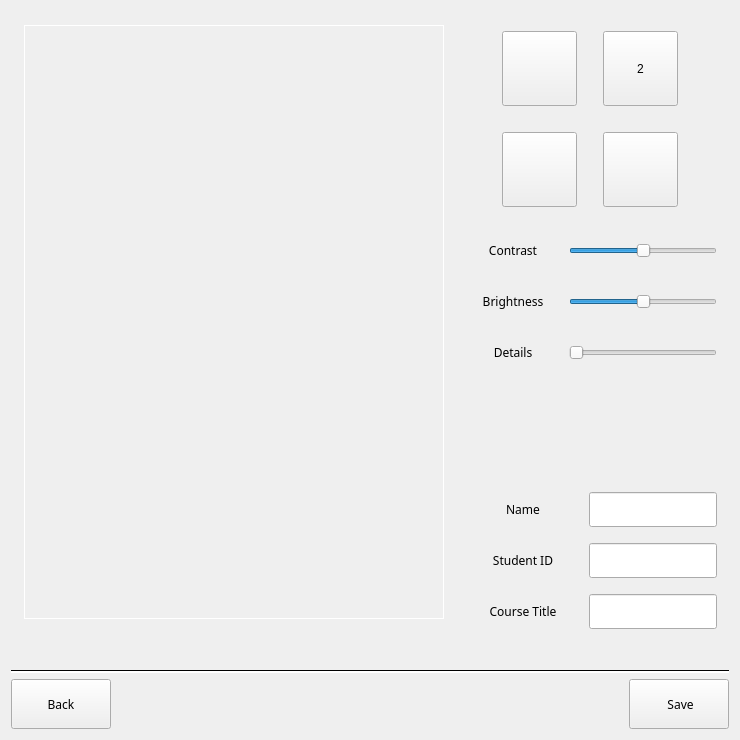
<?xml version="1.0" encoding="UTF-8"?>
<ui version="4.0">
 <class>filterprocess</class>
 <widget class="QWidget" name="filterprocess">
  <property name="geometry">
   <rect>
    <x>0</x>
    <y>0</y>
    <width>740</width>
    <height>740</height>
   </rect>
  </property>
  <property name="sizePolicy">
   <sizepolicy hsizetype="Fixed" vsizetype="Fixed">
    <horstretch>0</horstretch>
    <verstretch>0</verstretch>
   </sizepolicy>
  </property>
  <property name="minimumSize">
   <size>
    <width>740</width>
    <height>740</height>
   </size>
  </property>
  <property name="maximumSize">
   <size>
    <width>740</width>
    <height>740</height>
   </size>
  </property>
  <property name="windowTitle">
   <string>Form</string>
  </property>
  <layout class="QVBoxLayout" name="verticalLayout_7">
   <item>
    <layout class="QHBoxLayout" name="horizontalLayout_10">
     <item>
      <spacer name="horizontalSpacer_3">
       <property name="orientation">
        <enum>Qt::Horizontal</enum>
       </property>
       <property name="sizeType">
        <enum>QSizePolicy::Fixed</enum>
       </property>
       <property name="sizeHint" stdset="0">
        <size>
         <width>13</width>
         <height>20</height>
        </size>
       </property>
      </spacer>
     </item>
     <item>
      <layout class="QVBoxLayout" name="verticalLayout_6">
       <item>
        <widget class="QLabel" name="A4">
         <property name="sizePolicy">
          <sizepolicy hsizetype="Fixed" vsizetype="Fixed">
           <horstretch>0</horstretch>
           <verstretch>0</verstretch>
          </sizepolicy>
         </property>
         <property name="minimumSize">
          <size>
           <width>420</width>
           <height>594</height>
          </size>
         </property>
         <property name="maximumSize">
          <size>
           <width>420</width>
           <height>594</height>
          </size>
         </property>
         <property name="styleSheet">
          <string notr="true">border: 1px solid white;</string>
         </property>
         <property name="text">
          <string/>
         </property>
        </widget>
       </item>
       <item>
        <spacer name="verticalSpacer_11">
         <property name="orientation">
          <enum>Qt::Vertical</enum>
         </property>
         <property name="sizeType">
          <enum>QSizePolicy::Fixed</enum>
         </property>
         <property name="sizeHint" stdset="0">
          <size>
           <width>20</width>
           <height>30</height>
          </size>
         </property>
        </spacer>
       </item>
      </layout>
     </item>
     <item>
      <spacer name="horizontalSpacer_4">
       <property name="orientation">
        <enum>Qt::Horizontal</enum>
       </property>
       <property name="sizeType">
        <enum>QSizePolicy::Fixed</enum>
       </property>
       <property name="sizeHint" stdset="0">
        <size>
         <width>13</width>
         <height>20</height>
        </size>
       </property>
      </spacer>
     </item>
     <item>
      <layout class="QVBoxLayout" name="verticalLayout_5">
       <item>
        <spacer name="verticalSpacer_9">
         <property name="orientation">
          <enum>Qt::Vertical</enum>
         </property>
         <property name="sizeType">
          <enum>QSizePolicy::Fixed</enum>
         </property>
         <property name="sizeHint" stdset="0">
          <size>
           <width>20</width>
           <height>20</height>
          </size>
         </property>
        </spacer>
       </item>
       <item>
        <layout class="QHBoxLayout" name="horizontalLayout_9">
         <item>
          <spacer name="horizontalSpacer_6">
           <property name="orientation">
            <enum>Qt::Horizontal</enum>
           </property>
           <property name="sizeHint" stdset="0">
            <size>
             <width>40</width>
             <height>20</height>
            </size>
           </property>
          </spacer>
         </item>
         <item>
          <layout class="QHBoxLayout" name="horizontalLayout_2">
           <item>
            <layout class="QVBoxLayout" name="verticalLayout">
             <item>
              <widget class="QPushButton" name="filterOne">
               <property name="sizePolicy">
                <sizepolicy hsizetype="Fixed" vsizetype="Fixed">
                 <horstretch>0</horstretch>
                 <verstretch>0</verstretch>
                </sizepolicy>
               </property>
               <property name="minimumSize">
                <size>
                 <width>75</width>
                 <height>75</height>
                </size>
               </property>
               <property name="maximumSize">
                <size>
                 <width>75</width>
                 <height>75</height>
                </size>
               </property>
               <property name="text">
                <string/>
               </property>
               <property name="icon">
                <iconset resource="resources.qrc">
                 <normaloff>:/new/image/resource/filterone2.png</normaloff>:/new/image/resource/filterone2.png</iconset>
               </property>
               <property name="iconSize">
                <size>
                 <width>50</width>
                 <height>50</height>
                </size>
               </property>
               <property name="checkable">
                <bool>true</bool>
               </property>
              </widget>
             </item>
             <item>
              <spacer name="verticalSpacer_2">
               <property name="orientation">
                <enum>Qt::Vertical</enum>
               </property>
               <property name="sizeType">
                <enum>QSizePolicy::Fixed</enum>
               </property>
               <property name="sizeHint" stdset="0">
                <size>
                 <width>20</width>
                 <height>20</height>
                </size>
               </property>
              </spacer>
             </item>
             <item>
              <widget class="QPushButton" name="filterThree">
               <property name="sizePolicy">
                <sizepolicy hsizetype="Fixed" vsizetype="Fixed">
                 <horstretch>0</horstretch>
                 <verstretch>0</verstretch>
                </sizepolicy>
               </property>
               <property name="minimumSize">
                <size>
                 <width>75</width>
                 <height>75</height>
                </size>
               </property>
               <property name="maximumSize">
                <size>
                 <width>75</width>
                 <height>75</height>
                </size>
               </property>
               <property name="text">
                <string/>
               </property>
               <property name="icon">
                <iconset resource="resources.qrc">
                 <normaloff>:/new/image/resource/rotate180.png</normaloff>:/new/image/resource/rotate180.png</iconset>
               </property>
               <property name="iconSize">
                <size>
                 <width>50</width>
                 <height>50</height>
                </size>
               </property>
               <property name="checkable">
                <bool>false</bool>
               </property>
              </widget>
             </item>
            </layout>
           </item>
           <item>
            <spacer name="horizontalSpacer_2">
             <property name="orientation">
              <enum>Qt::Horizontal</enum>
             </property>
             <property name="sizeType">
              <enum>QSizePolicy::Fixed</enum>
             </property>
             <property name="sizeHint" stdset="0">
              <size>
               <width>20</width>
               <height>20</height>
              </size>
             </property>
            </spacer>
           </item>
           <item>
            <layout class="QVBoxLayout" name="verticalLayout_2">
             <item>
              <widget class="QPushButton" name="filterTwo">
               <property name="sizePolicy">
                <sizepolicy hsizetype="Fixed" vsizetype="Fixed">
                 <horstretch>0</horstretch>
                 <verstretch>0</verstretch>
                </sizepolicy>
               </property>
               <property name="minimumSize">
                <size>
                 <width>75</width>
                 <height>75</height>
                </size>
               </property>
               <property name="maximumSize">
                <size>
                 <width>75</width>
                 <height>75</height>
                </size>
               </property>
               <property name="text">
                <string>2</string>
               </property>
               <property name="checkable">
                <bool>true</bool>
               </property>
              </widget>
             </item>
             <item>
              <spacer name="verticalSpacer">
               <property name="orientation">
                <enum>Qt::Vertical</enum>
               </property>
               <property name="sizeType">
                <enum>QSizePolicy::Fixed</enum>
               </property>
               <property name="sizeHint" stdset="0">
                <size>
                 <width>20</width>
                 <height>20</height>
                </size>
               </property>
              </spacer>
             </item>
             <item>
              <widget class="QPushButton" name="filterFour">
               <property name="sizePolicy">
                <sizepolicy hsizetype="Fixed" vsizetype="Fixed">
                 <horstretch>0</horstretch>
                 <verstretch>0</verstretch>
                </sizepolicy>
               </property>
               <property name="minimumSize">
                <size>
                 <width>75</width>
                 <height>75</height>
                </size>
               </property>
               <property name="maximumSize">
                <size>
                 <width>75</width>
                 <height>75</height>
                </size>
               </property>
               <property name="text">
                <string/>
               </property>
               <property name="icon">
                <iconset resource="resources.qrc">
                 <normaloff>:/new/image/resource/backup.png</normaloff>:/new/image/resource/backup.png</iconset>
               </property>
               <property name="iconSize">
                <size>
                 <width>50</width>
                 <height>50</height>
                </size>
               </property>
              </widget>
             </item>
            </layout>
           </item>
          </layout>
         </item>
         <item>
          <spacer name="horizontalSpacer_7">
           <property name="orientation">
            <enum>Qt::Horizontal</enum>
           </property>
           <property name="sizeHint" stdset="0">
            <size>
             <width>40</width>
             <height>20</height>
            </size>
           </property>
          </spacer>
         </item>
        </layout>
       </item>
       <item>
        <spacer name="verticalSpacer_7">
         <property name="orientation">
          <enum>Qt::Vertical</enum>
         </property>
         <property name="sizeType">
          <enum>QSizePolicy::Fixed</enum>
         </property>
         <property name="sizeHint" stdset="0">
          <size>
           <width>20</width>
           <height>20</height>
          </size>
         </property>
        </spacer>
       </item>
       <item>
        <layout class="QVBoxLayout" name="verticalLayout_4">
         <item>
          <layout class="QHBoxLayout" name="horizontalLayout_8">
           <item>
            <widget class="QLabel" name="label_4">
             <property name="sizePolicy">
              <sizepolicy hsizetype="Fixed" vsizetype="Fixed">
               <horstretch>0</horstretch>
               <verstretch>0</verstretch>
              </sizepolicy>
             </property>
             <property name="minimumSize">
              <size>
               <width>100</width>
               <height>35</height>
              </size>
             </property>
             <property name="font">
              <font>
               <family>Arial Black</family>
              </font>
             </property>
             <property name="text">
              <string>&lt;html&gt;&lt;head/&gt;&lt;body&gt;&lt;p align=&quot;center&quot;&gt;Contrast&lt;/p&gt;&lt;/body&gt;&lt;/html&gt;</string>
             </property>
            </widget>
           </item>
           <item>
            <widget class="QSlider" name="contrastSlider">
             <property name="minimum">
              <number>0</number>
             </property>
             <property name="maximum">
              <number>20</number>
             </property>
             <property name="singleStep">
              <number>1</number>
             </property>
             <property name="sliderPosition">
              <number>10</number>
             </property>
             <property name="orientation">
              <enum>Qt::Horizontal</enum>
             </property>
            </widget>
           </item>
          </layout>
         </item>
         <item>
          <spacer name="verticalSpacer_6">
           <property name="orientation">
            <enum>Qt::Vertical</enum>
           </property>
           <property name="sizeType">
            <enum>QSizePolicy::Fixed</enum>
           </property>
           <property name="sizeHint" stdset="0">
            <size>
             <width>20</width>
             <height>10</height>
            </size>
           </property>
          </spacer>
         </item>
         <item>
          <layout class="QHBoxLayout" name="horizontalLayout_7">
           <item>
            <widget class="QLabel" name="label_5">
             <property name="sizePolicy">
              <sizepolicy hsizetype="Fixed" vsizetype="Fixed">
               <horstretch>0</horstretch>
               <verstretch>0</verstretch>
              </sizepolicy>
             </property>
             <property name="minimumSize">
              <size>
               <width>100</width>
               <height>35</height>
              </size>
             </property>
             <property name="font">
              <font>
               <family>Arial Black</family>
              </font>
             </property>
             <property name="text">
              <string>&lt;html&gt;&lt;head/&gt;&lt;body&gt;&lt;p align=&quot;center&quot;&gt;Brightness&lt;/p&gt;&lt;/body&gt;&lt;/html&gt;</string>
             </property>
            </widget>
           </item>
           <item>
            <widget class="QSlider" name="brightnessSlider">
             <property name="minimum">
              <number>-150</number>
             </property>
             <property name="maximum">
              <number>150</number>
             </property>
             <property name="orientation">
              <enum>Qt::Horizontal</enum>
             </property>
            </widget>
           </item>
          </layout>
         </item>
         <item>
          <spacer name="verticalSpacer_5">
           <property name="orientation">
            <enum>Qt::Vertical</enum>
           </property>
           <property name="sizeType">
            <enum>QSizePolicy::Fixed</enum>
           </property>
           <property name="sizeHint" stdset="0">
            <size>
             <width>20</width>
             <height>10</height>
            </size>
           </property>
          </spacer>
         </item>
         <item>
          <layout class="QHBoxLayout" name="horizontalLayout_6">
           <item>
            <widget class="QLabel" name="label_6">
             <property name="sizePolicy">
              <sizepolicy hsizetype="Fixed" vsizetype="Fixed">
               <horstretch>0</horstretch>
               <verstretch>0</verstretch>
              </sizepolicy>
             </property>
             <property name="minimumSize">
              <size>
               <width>100</width>
               <height>35</height>
              </size>
             </property>
             <property name="font">
              <font>
               <family>Arial Black</family>
              </font>
             </property>
             <property name="text">
              <string>&lt;html&gt;&lt;head/&gt;&lt;body&gt;&lt;p align=&quot;center&quot;&gt;Details&lt;/p&gt;&lt;/body&gt;&lt;/html&gt;</string>
             </property>
            </widget>
           </item>
           <item>
            <widget class="QSlider" name="DetailsSlider">
             <property name="enabled">
              <bool>false</bool>
             </property>
             <property name="orientation">
              <enum>Qt::Horizontal</enum>
             </property>
            </widget>
           </item>
          </layout>
         </item>
        </layout>
       </item>
       <item>
        <spacer name="verticalSpacer_8">
         <property name="orientation">
          <enum>Qt::Vertical</enum>
         </property>
         <property name="sizeType">
          <enum>QSizePolicy::Expanding</enum>
         </property>
         <property name="sizeHint" stdset="0">
          <size>
           <width>20</width>
           <height>20</height>
          </size>
         </property>
        </spacer>
       </item>
       <item>
        <layout class="QVBoxLayout" name="verticalLayout_3">
         <item>
          <layout class="QHBoxLayout" name="horizontalLayout_3">
           <item>
            <widget class="QLabel" name="label">
             <property name="sizePolicy">
              <sizepolicy hsizetype="Fixed" vsizetype="Fixed">
               <horstretch>0</horstretch>
               <verstretch>0</verstretch>
              </sizepolicy>
             </property>
             <property name="minimumSize">
              <size>
               <width>120</width>
               <height>35</height>
              </size>
             </property>
             <property name="maximumSize">
              <size>
               <width>16777215</width>
               <height>35</height>
              </size>
             </property>
             <property name="font">
              <font>
               <family>Arial Black</family>
              </font>
             </property>
             <property name="styleSheet">
              <string notr="true"/>
             </property>
             <property name="text">
              <string>&lt;html&gt;&lt;head/&gt;&lt;body&gt;&lt;p align=&quot;center&quot;&gt;Name&lt;/p&gt;&lt;/body&gt;&lt;/html&gt;</string>
             </property>
            </widget>
           </item>
           <item>
            <widget class="QLineEdit" name="name">
             <property name="minimumSize">
              <size>
               <width>0</width>
               <height>35</height>
              </size>
             </property>
             <property name="maximumSize">
              <size>
               <width>16777215</width>
               <height>35</height>
              </size>
             </property>
            </widget>
           </item>
          </layout>
         </item>
         <item>
          <spacer name="verticalSpacer_3">
           <property name="orientation">
            <enum>Qt::Vertical</enum>
           </property>
           <property name="sizeType">
            <enum>QSizePolicy::Fixed</enum>
           </property>
           <property name="sizeHint" stdset="0">
            <size>
             <width>20</width>
             <height>10</height>
            </size>
           </property>
          </spacer>
         </item>
         <item>
          <layout class="QHBoxLayout" name="horizontalLayout_4">
           <item>
            <widget class="QLabel" name="label_2">
             <property name="sizePolicy">
              <sizepolicy hsizetype="Fixed" vsizetype="Fixed">
               <horstretch>0</horstretch>
               <verstretch>0</verstretch>
              </sizepolicy>
             </property>
             <property name="minimumSize">
              <size>
               <width>120</width>
               <height>35</height>
              </size>
             </property>
             <property name="maximumSize">
              <size>
               <width>16777215</width>
               <height>35</height>
              </size>
             </property>
             <property name="font">
              <font>
               <family>Arial Black</family>
              </font>
             </property>
             <property name="styleSheet">
              <string notr="true"/>
             </property>
             <property name="text">
              <string>&lt;html&gt;&lt;head/&gt;&lt;body&gt;&lt;p align=&quot;center&quot;&gt;Student ID&lt;/p&gt;&lt;/body&gt;&lt;/html&gt;</string>
             </property>
            </widget>
           </item>
           <item>
            <widget class="QLineEdit" name="studentID">
             <property name="minimumSize">
              <size>
               <width>0</width>
               <height>35</height>
              </size>
             </property>
             <property name="maximumSize">
              <size>
               <width>16777215</width>
               <height>35</height>
              </size>
             </property>
            </widget>
           </item>
          </layout>
         </item>
         <item>
          <spacer name="verticalSpacer_4">
           <property name="orientation">
            <enum>Qt::Vertical</enum>
           </property>
           <property name="sizeType">
            <enum>QSizePolicy::Fixed</enum>
           </property>
           <property name="sizeHint" stdset="0">
            <size>
             <width>20</width>
             <height>10</height>
            </size>
           </property>
          </spacer>
         </item>
         <item>
          <layout class="QHBoxLayout" name="horizontalLayout_5">
           <item>
            <widget class="QLabel" name="label_3">
             <property name="sizePolicy">
              <sizepolicy hsizetype="Fixed" vsizetype="Fixed">
               <horstretch>0</horstretch>
               <verstretch>0</verstretch>
              </sizepolicy>
             </property>
             <property name="minimumSize">
              <size>
               <width>120</width>
               <height>35</height>
              </size>
             </property>
             <property name="maximumSize">
              <size>
               <width>16777215</width>
               <height>35</height>
              </size>
             </property>
             <property name="font">
              <font>
               <family>Arial Black</family>
              </font>
             </property>
             <property name="styleSheet">
              <string notr="true"/>
             </property>
             <property name="text">
              <string>&lt;html&gt;&lt;head/&gt;&lt;body&gt;&lt;p align=&quot;center&quot;&gt;Course Title&lt;/p&gt;&lt;/body&gt;&lt;/html&gt;</string>
             </property>
            </widget>
           </item>
           <item>
            <widget class="QLineEdit" name="courseTitle">
             <property name="minimumSize">
              <size>
               <width>0</width>
               <height>35</height>
              </size>
             </property>
             <property name="maximumSize">
              <size>
               <width>16777215</width>
               <height>35</height>
              </size>
             </property>
            </widget>
           </item>
          </layout>
         </item>
        </layout>
       </item>
       <item>
        <spacer name="verticalSpacer_10">
         <property name="orientation">
          <enum>Qt::Vertical</enum>
         </property>
         <property name="sizeType">
          <enum>QSizePolicy::Fixed</enum>
         </property>
         <property name="sizeHint" stdset="0">
          <size>
           <width>20</width>
           <height>35</height>
          </size>
         </property>
        </spacer>
       </item>
      </layout>
     </item>
     <item>
      <spacer name="horizontalSpacer_5">
       <property name="orientation">
        <enum>Qt::Horizontal</enum>
       </property>
       <property name="sizeHint" stdset="0">
        <size>
         <width>13</width>
         <height>17</height>
        </size>
       </property>
      </spacer>
     </item>
    </layout>
   </item>
   <item>
    <widget class="Line" name="line">
     <property name="styleSheet">
      <string notr="true">border-top: 1px solid ; background-color: white;</string>
     </property>
     <property name="orientation">
      <enum>Qt::Horizontal</enum>
     </property>
    </widget>
   </item>
   <item>
    <layout class="QHBoxLayout" name="horizontalLayout">
     <item>
      <widget class="QPushButton" name="back">
       <property name="sizePolicy">
        <sizepolicy hsizetype="Fixed" vsizetype="Fixed">
         <horstretch>0</horstretch>
         <verstretch>0</verstretch>
        </sizepolicy>
       </property>
       <property name="minimumSize">
        <size>
         <width>100</width>
         <height>50</height>
        </size>
       </property>
       <property name="maximumSize">
        <size>
         <width>100</width>
         <height>50</height>
        </size>
       </property>
       <property name="font">
        <font>
         <family>Arial Rounded MT Bold</family>
        </font>
       </property>
       <property name="text">
        <string>Back</string>
       </property>
       <property name="icon">
        <iconset resource="resources.qrc">
         <normaloff>:/new/image/resource/back.png</normaloff>:/new/image/resource/back.png</iconset>
       </property>
       <property name="iconSize">
        <size>
         <width>24</width>
         <height>24</height>
        </size>
       </property>
      </widget>
     </item>
     <item>
      <spacer name="horizontalSpacer">
       <property name="orientation">
        <enum>Qt::Horizontal</enum>
       </property>
       <property name="sizeHint" stdset="0">
        <size>
         <width>40</width>
         <height>20</height>
        </size>
       </property>
      </spacer>
     </item>
     <item>
      <widget class="QPushButton" name="save">
       <property name="sizePolicy">
        <sizepolicy hsizetype="Fixed" vsizetype="Fixed">
         <horstretch>0</horstretch>
         <verstretch>0</verstretch>
        </sizepolicy>
       </property>
       <property name="minimumSize">
        <size>
         <width>100</width>
         <height>50</height>
        </size>
       </property>
       <property name="maximumSize">
        <size>
         <width>100</width>
         <height>50</height>
        </size>
       </property>
       <property name="font">
        <font>
         <family>Arial Rounded MT Bold</family>
        </font>
       </property>
       <property name="text">
        <string> Save</string>
       </property>
       <property name="icon">
        <iconset resource="resources.qrc">
         <normaloff>:/new/image/resource/save.png</normaloff>:/new/image/resource/save.png</iconset>
       </property>
       <property name="iconSize">
        <size>
         <width>17</width>
         <height>17</height>
        </size>
       </property>
      </widget>
     </item>
    </layout>
   </item>
  </layout>
 </widget>
 <resources>
  <include location="resources.qrc"/>
 </resources>
 <connections/>
</ui>
